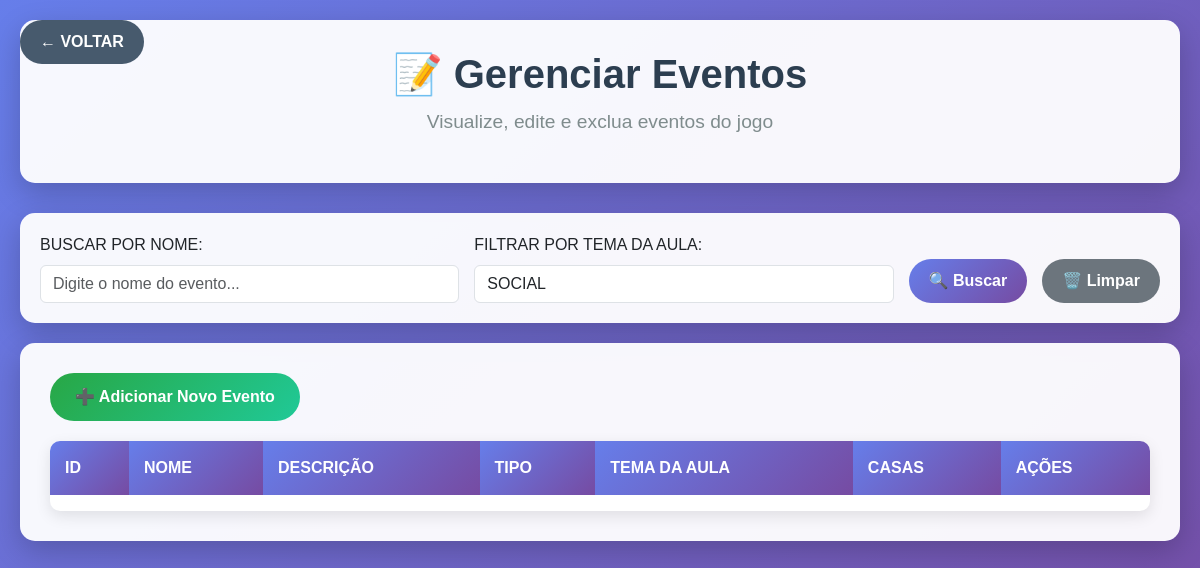
Before: /Adm/gerenciarEventos.php?tema=SOCIAL (signed in) with the older database file.
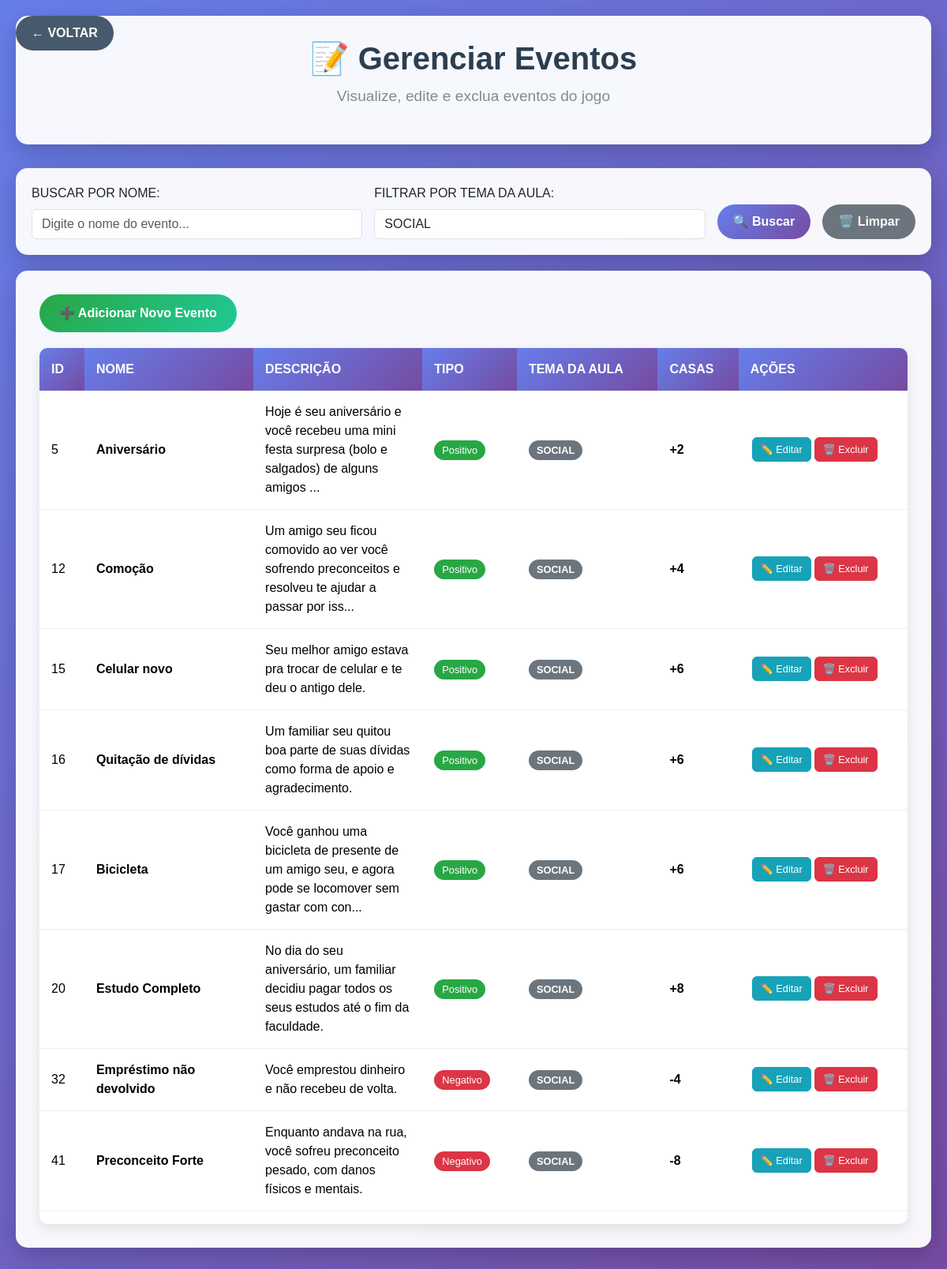
After: the same page with the newer database file.
### tables this page shows
CREATE TABLE `tbevento` (
  `idEvento` int(11) NOT NULL,
  `nomeEvento` varchar(50) NOT NULL,
  `descricaoEvento` varchar(255) NOT NULL,
  `modificadorEvento` varchar(120) NOT NULL,
  `dificuldadeEvento` varchar(10) NOT NULL,
  `temaAula` varchar(50) DEFAULT NULL,
  `impactoEvento` varchar(50) NOT NULL,
  `casaEvento` int(100) NOT NULL
);

### Adm/gerenciarEventos.php (the view, shortened to what this page needs)
<?php include('../banco/conexao.php');
include('../includes/verificar_login.php'); ?>
<!DOCTYPE html>
<html lang="pt-BR">
<head>
    <link href="https://cdn.jsdelivr.net/npm/bootstrap@5.3.7/dist/css/bootstrap.min.css" rel="stylesheet">
</head>
<body>
    <a href="index.php" class="back-btn">← VOLTAR</a>
    <div class="admin-container">
        <div class="admin-header">
            <h1 class="admin-title">📝 Gerenciar Eventos</h1>
            <p class="admin-subtitle">Visualize, edite e exclua eventos do jogo</p>
        </div>
        <div class="search-section">
            <form method="GET" class="search-form">
                <div class="form-group">
                    <label for="search" class="form-label">BUSCAR POR NOME:</label>
                    <input type="text" class="form-control" id="search" name="search"
                        value="<?php echo isset($_GET['search']) ? htmlspecialchars($_GET['search']) : ''; ?>"
                        placeholder="Digite o nome do evento..." autocomplete="off">
                </div>
                <div class="form-group">
                    <label for="tema" class="form-label">FILTRAR POR TEMA DA AULA:</label>
                    <input type="text" class="form-control" id="tema" name="tema"
                        value="<?php echo isset($_GET['tema']) ? htmlspecialchars($_GET['tema']) : ''; ?>"
                        placeholder="Digite o tema da aula..." autocomplete="off">
                </div>
                <button type="submit" class="btn search-btn">🔍 Buscar</button>
                <a href="gerenciarEventos.php" class="btn clear-btn">🗑️ Limpar</a>
            </form>
        </div>
        <div class="events-section">
            <a href="cadastrarEvento.php" class="add-event-btn">➕ Adicionar Novo Evento</a>
            <div class="events-table">
                <table class="table table-hover">
                    <thead>
                        <tr>
                            <th>ID</th>
                            <th>NOME</th>
                            <th>DESCRIÇÃO</th>
                            <th>TIPO</th>
                            <th>TEMA DA AULA</th>
                            <th>CASAS</th>
                            <th>AÇÕES</th>
                        </tr>
                    </thead>
                    <tbody>
                        <?php
                        $whereConditions = [];
                        $params = [];
                        if (isset($_GET['tema']) && !empty($_GET['tema'])) {
                            $whereConditions[] = "temaAula LIKE ?";
                            $params[] = '%' . $_GET['tema'] . '%';
                        }
                        $whereClause = !empty($whereConditions) ? 'WHERE ' . implode(' AND ', $whereConditions) : '';
                        $query = "SELECT * FROM tbevento $whereClause ORDER BY idEvento ASC";
                        $stmt = $pdo->prepare($query);
                        $stmt->execute($params);
                        while ($row = $stmt->fetch(PDO::FETCH_ASSOC)) {
                            $tipo = $row['casaEvento'] > 0 ? 'positivo' : 'negativo';
                            $casas = $row['casaEvento'];
                            $temaAula = $row['temaAula'] ?? 'Não definido';
                            echo "<tr>";
                            echo "<td>{$row['idEvento']}</td>";
                            echo "<td><strong>{$row['nomeEvento']}</strong></td>";
                            echo "<td>" . substr($row['descricaoEvento'], 0, 100) . (strlen($row['descricaoEvento']) > 100 ? '...' : '') . "</td>";
                            echo "<td><span class='badge-tipo badge-{$tipo}'>" . ucfirst($tipo) . "</span></td>";
                            echo "<td><span class='badge-tema'>" . htmlspecialchars($temaAula) . "</span></td>";
                            echo "<td><strong>" . ($casas > 0 ? '+' : '') . $casas . "</strong></td>";
                            echo "<td>";
                            echo "<a href='editarEvento.php?id={$row['idEvento']}' class='btn btn-action btn-edit'>✏️ Editar</a>";
                            echo "<a href='excluirEvento.php?id={$row['idEvento']}' class='btn btn-action btn-delete' onclick='return confirm(\"Tem certeza que deseja excluir este evento?\")'>🗑️ Excluir</a>";
                            echo "</td>";
                            echo "</tr>";
                        }
                        ?>
                    </tbody>
                </table>
            </div>
        </div>
    </div>
</body>
</html>

Changed rows visible on the page:
now on this page (row edited): tbevento: idEvento "5", nomeEvento "Aniversário", descricaoEvento "Hoje é seu aniversário e você recebeu uma mini festa surpresa (bolo e salgados) de alguns amigos", casaEvento "Positivo", temaAula "SOCIAL", casaEvento "2"
now on this page (row edited): tbevento: idEvento "12", nomeEvento "Comoção", descricaoEvento "Um amigo seu ficou comovido ao ver você sofrendo preconceitos e resolveu te ajudar a passar por iss", casaEvento "Positivo", temaAula "SOCIAL", casaEvento "4"
now on this page (row edited): tbevento: idEvento "15", nomeEvento "Celular novo", descricaoEvento "Seu melhor amigo estava pra trocar de celular e te deu o antigo dele.", casaEvento "Positivo", temaAula "SOCIAL", casaEvento "6"
now on this page (row edited): tbevento: idEvento "16", nomeEvento "Quitação de dívidas", descricaoEvento "Um familiar seu quitou boa parte de suas dívidas como forma de apoio e agradecimento.", casaEvento "Positivo", temaAula "SOCIAL", casaEvento "6"
now on this page (row edited): tbevento: idEvento "17", nomeEvento "Bicicleta", descricaoEvento "Você ganhou uma bicicleta de presente de um amigo seu, e agora pode se locomover sem gastar com con", casaEvento "Positivo", temaAula "SOCIAL", casaEvento "6"
now on this page (row edited): tbevento: idEvento "20", nomeEvento "Estudo Completo", descricaoEvento "No dia do seu aniversário, um familiar decidiu pagar todos os seus estudos até o fim da faculdade.", casaEvento "Positivo", temaAula "SOCIAL", casaEvento "8"
now on this page (row edited): tbevento: idEvento "32", nomeEvento "Empréstimo não devolvido", descricaoEvento "Você emprestou dinheiro e não recebeu de volta.", casaEvento "Negativo", temaAula "SOCIAL", casaEvento "-4"
now on this page (row edited): tbevento: idEvento "41", nomeEvento "Preconceito Forte", descricaoEvento "Enquanto andava na rua, você sofreu preconceito pesado, com danos físicos e mentais.", casaEvento "Negativo", temaAula "SOCIAL", casaEvento "-8"
